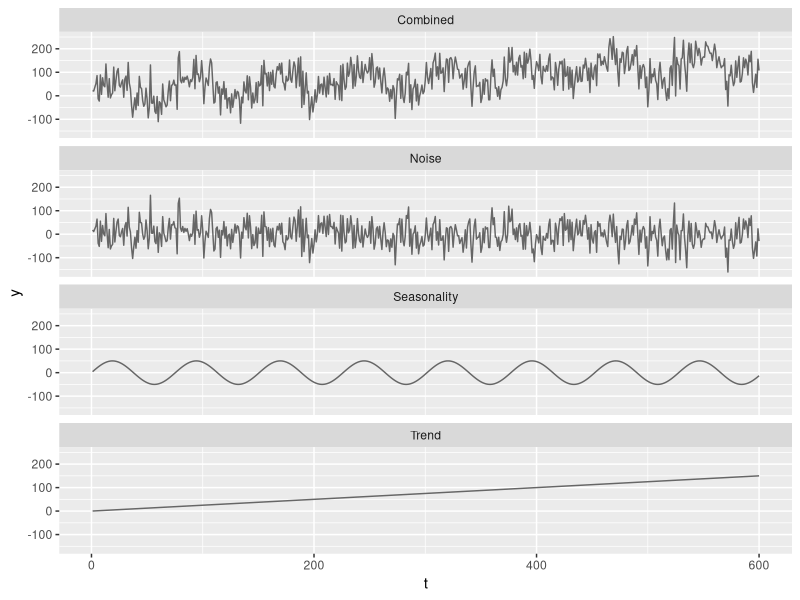
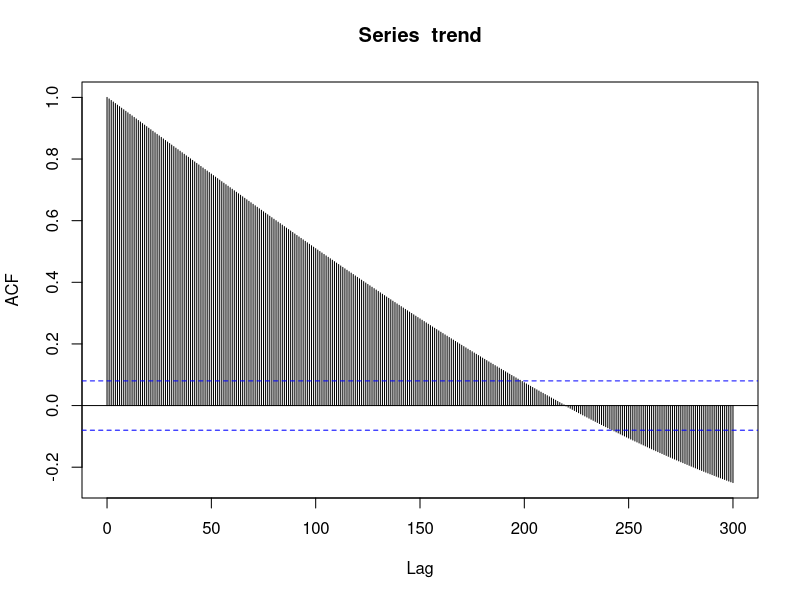
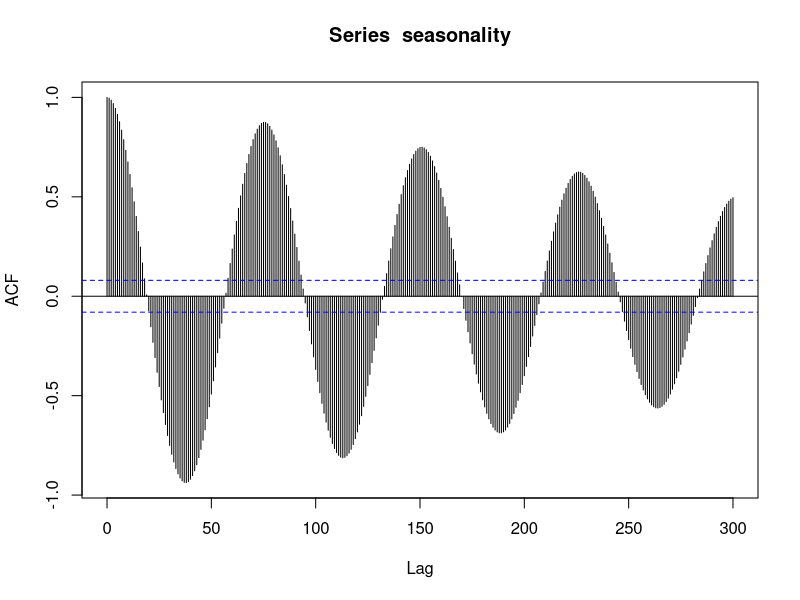
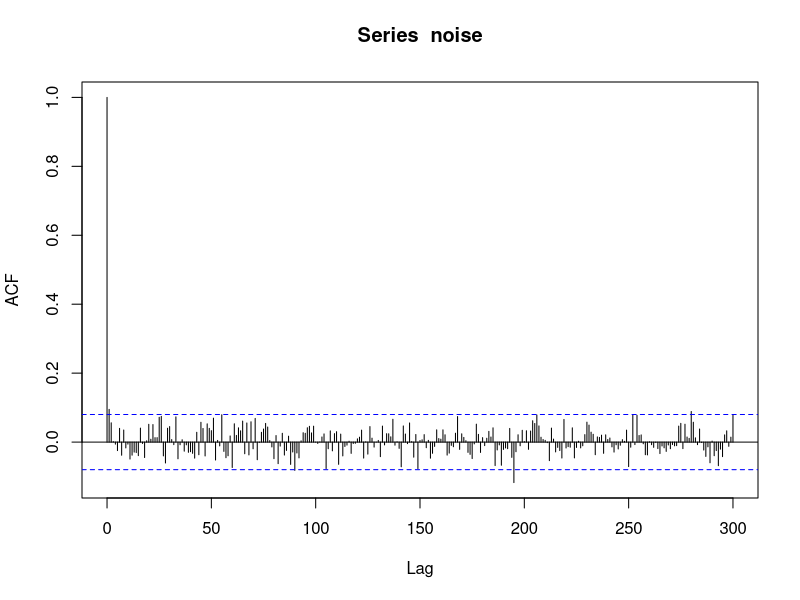
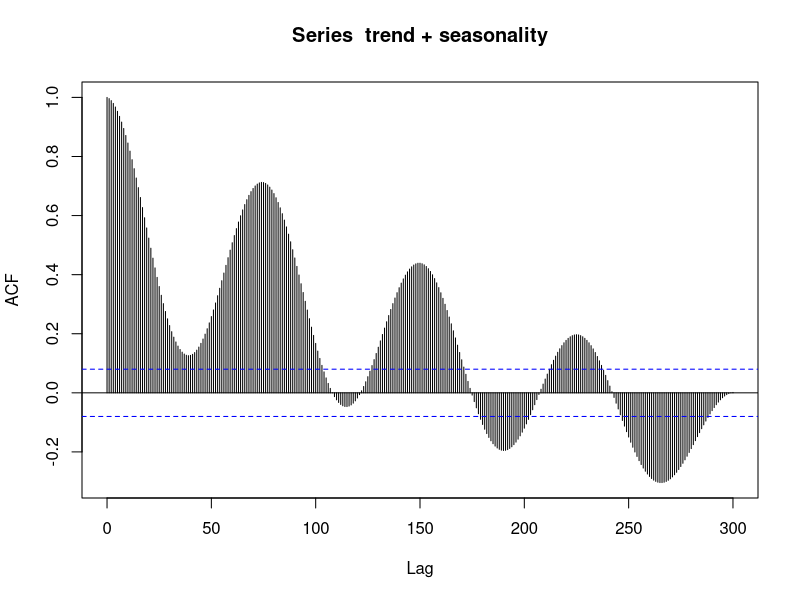
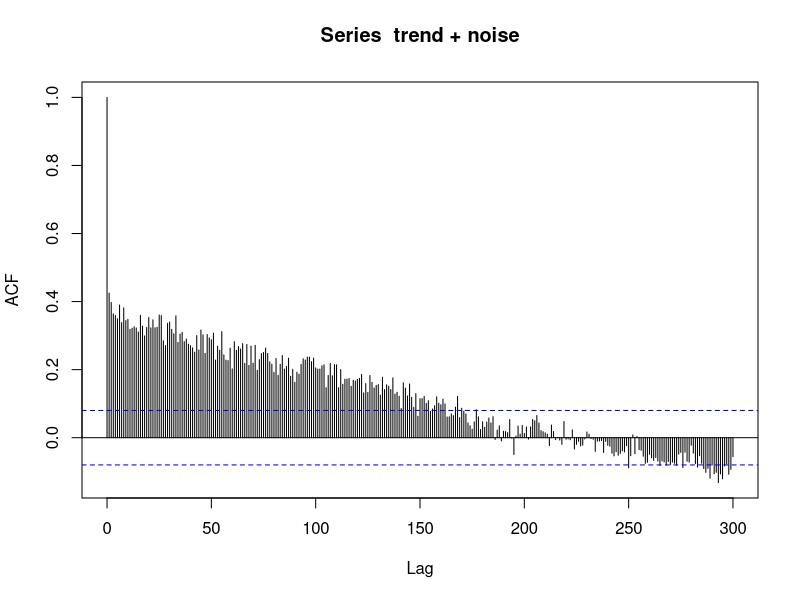
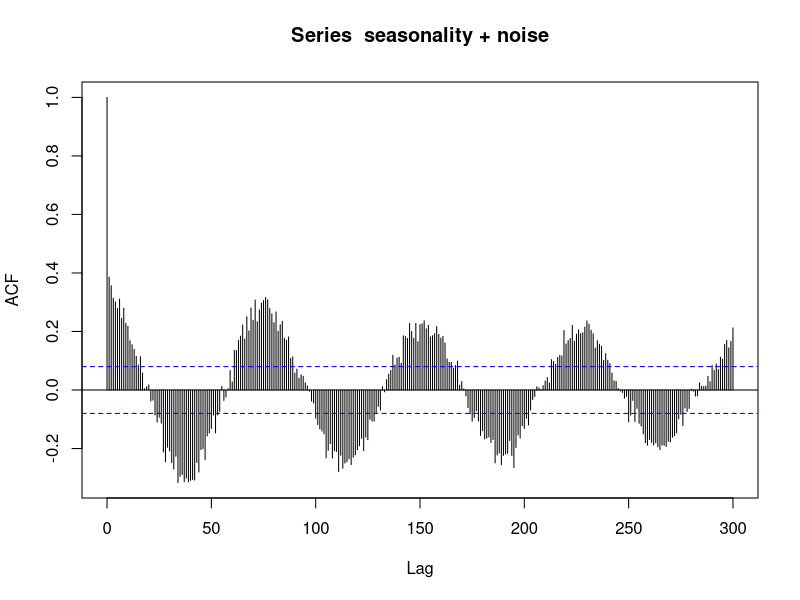
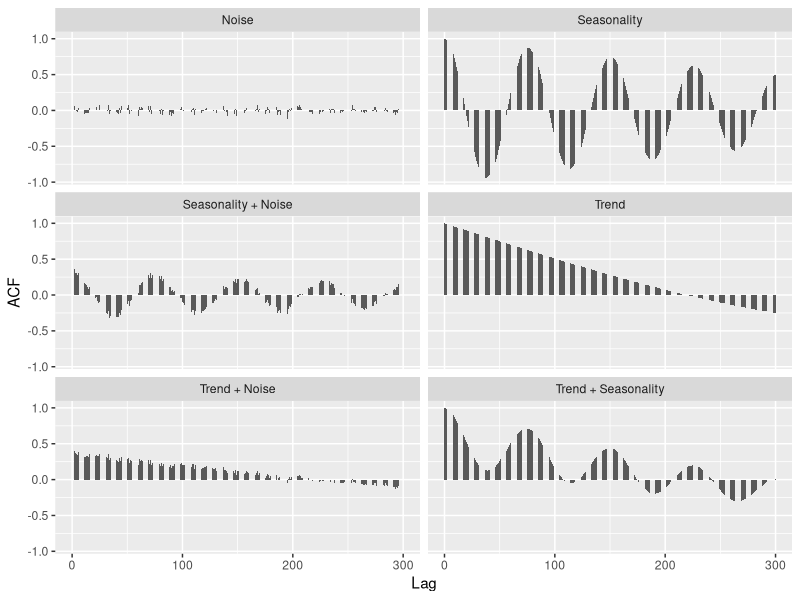

R code for these plots, in order:
# libraries --------------------------------------------------------------------
library(ggplot2)
library(tidyverse)


# generate data ----------------------------------------------------------------
# 50 years of monthly data
n <- 50 * 12

# data frame
df <- data.frame(t = numeric(), y = numeric(), type = character())

# timepoints
t <- 1:n

# trend
trend <- t * 0.25
df <- df %>% add_row(data.frame(t = t, y = trend, type = "Trend"))

# seasonality
seasonality <- 50 * sin(t / 12)
df <- df %>% add_row(data.frame(t = t, y = seasonality, type = "Seasonality"))

# noise
noise <- rnorm(n, 0, 50)
df <- df %>% add_row(data.frame(t = t, y = noise, type = "Noise"))

# merge
df <- df %>% add_row(data.frame(
  t = t,
  y = trend + seasonality + noise,
  type = "Combined"
))

# plot
ggplot(df, aes(x = t, y = y)) +
  geom_line(color = "grey40") +
  facet_wrap(. ~ type, ncol = 1)


# acf --------------------------------------------------------------------------
df_acf <- data.frame(Lag = numeric(), ACF = numeric(), type = character())

acf <- acf(trend, lag.max = 300)
df_acf <- df_acf %>% add_row(data.frame(
  Lag = acf$lag,
  ACF = acf$acf,
  type = "Trend"
))

acf <- acf(seasonality, lag.max = 300)
df_acf <- df_acf %>% add_row(data.frame(
  Lag = acf$lag,
  ACF = acf$acf,
  type = "Seasonality"
))

acf <- acf(noise, lag.max = 300)
df_acf <- df_acf %>% add_row(data.frame(
  Lag = acf$lag,
  ACF = acf$acf,
  type = "Noise"
))

acf <- acf(trend + seasonality, lag.max = 300)
df_acf <- df_acf %>% add_row(data.frame(
  Lag = acf$lag,
  ACF = acf$acf,
  type = "Trend + Seasonality"
))

acf <- acf(trend + noise, lag.max = 300)
df_acf <- df_acf %>% add_row(data.frame(
  Lag = acf$lag,
  ACF = acf$acf,
  type = "Trend + Noise"
))

acf <- acf(seasonality + noise, lag.max = 300)
df_acf <- df_acf %>% add_row(data.frame(
  Lag = acf$lag,
  ACF = acf$acf,
  type = "Seasonality + Noise"
))

# plot
ggplot(df_acf, aes(x = Lag, y = ACF)) +
  geom_bar(stat = "identity", width = 0.5) +
  facet_wrap(. ~ type, ncol = 2)
